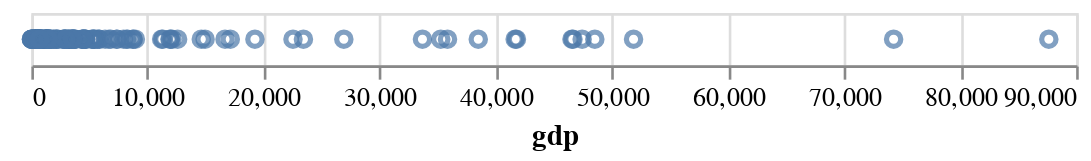

Notebook code for this chart:
### Markdown cell above
The max gdp and hiv/aids values differ quite a lot from the mean, median, and 75% quartile. Let's check for potential outliers.

### Code cell
import altair as alt
alt.Chart(NaN_removed).mark_point().encode(
    x = 'gdp',
)

### Figure 1 — Vega-Lite specification as saved in the notebook (floating-point values rounded to 4 significant figures; data arrays with more than 128 entries replaced by an {"elided": "..."} marker saying what was removed)
{"config": {"view": {"continuousWidth": 400, "continuousHeight": 300}}, "data": {"name": "data-70b278ac6f95aab0387ee313eb1756d5"}, "mark": "point", "encoding": {"x": {"field": "gdp", "type": "quantitative"}}, "$schema": "https://vega.github.io/schema/vega-lite/v4.17.0.json", "datasets": {"data-70b278ac6f95aab0387ee313eb1756d5": {"elided": "156 records"}}}
